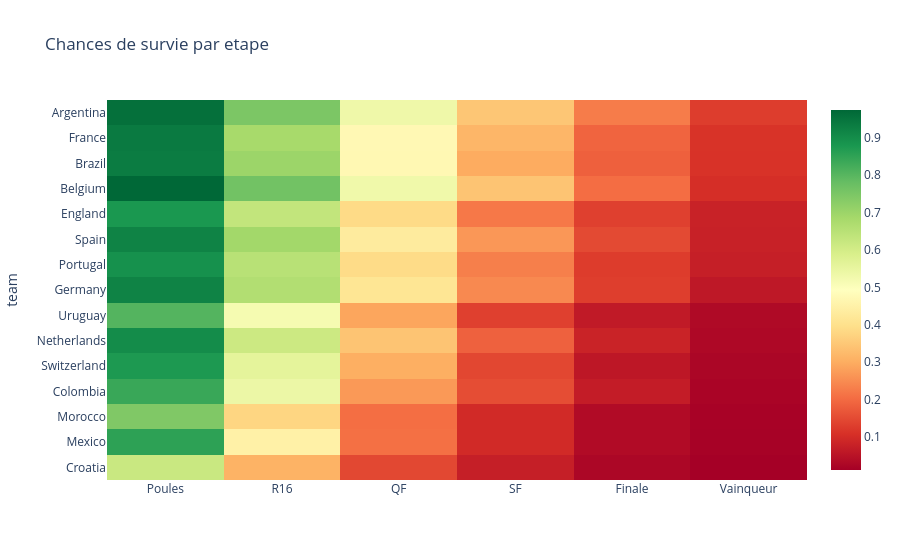

The notebook cell this image was saved under:
### Code cell
heat = sim_df.set_index("team")[["qual_prob", "r16_prob", "qf_prob", "sf_prob", "final_prob", "win_prob"]]
heat.columns = ["Poules", "R16", "QF", "SF", "Finale", "Vainqueur"]

fig = px.imshow(
    heat.sort_values("Vainqueur", ascending=False).head(15),
    title="Chances de survie par etape",
    aspect="auto",
    color_continuous_scale="RdYlGn",
)
fig.show()

### Figure 1 — Plotly figure (JSON) as saved in the notebook; plotly's stock layout.template omitted (floating-point values rounded to 4 significant figures)
{"data": [{"coloraxis": "coloraxis", "hovertemplate": "x: %{x}<br>team: %{y}<br>color: %{z}<extra></extra>", "name": "0", "type": "heatmap", "x": ["Poules", "R16", "QF", "SF", "Finale", "Vainqueur"], "xaxis": "x", "y": ["Argentina", "France", "Brazil", "Belgium", "England", "Spain", "Portugal", "Germany", "Uruguay", "Netherlands", "Switzerland", "Colombia", "Morocco", "Mexico", "Croatia"], "yaxis": "y", "z": [[0.957, 0.749, 0.534, 0.347, 0.226, 0.128], [0.937, 0.682, 0.472, 0.316, 0.19, 0.113], [0.933, 0.7, 0.471, 0.297, 0.184, 0.112], [0.974, 0.763, 0.531, 0.342, 0.204, 0.105], [0.878, 0.632, 0.388, 0.221, 0.134, 0.08], [0.919, 0.69, 0.432, 0.267, 0.149, 0.078], [0.891, 0.651, 0.389, 0.231, 0.127, 0.074], [0.919, 0.662, 0.414, 0.246, 0.13, 0.061], [0.804, 0.519, 0.289, 0.134, 0.064, 0.032], [0.901, 0.614, 0.342, 0.186, 0.082, 0.029], [0.874, 0.56, 0.303, 0.144, 0.058, 0.024], [0.838, 0.54, 0.27, 0.154, 0.069, 0.021], [0.743, 0.377, 0.206, 0.096, 0.035, 0.017], [0.854, 0.449, 0.209, 0.096, 0.035, 0.016], [0.619, 0.31, 0.146, 0.074, 0.026, 0.012]]}], "layout": {"coloraxis": {"colorscale": [[0, "rgb(165,0,38)"], [0.1, "rgb(215,48,39)"], [0.2, "rgb(244,109,67)"], [0.3, "rgb(253,174,97)"], [0.4, "rgb(254,224,139)"], [0.5, "rgb(255,255,191)"], [0.6, "rgb(217,239,139)"], [0.7, "rgb(166,217,106)"], [0.8, "rgb(102,189,99)"], [0.9, "rgb(26,152,80)"], [1, "rgb(0,104,55)"]]}, "title": {"text": "Chances de survie par etape"}, "xaxis": {"anchor": "y", "domain": [0, 1]}, "yaxis": {"anchor": "x", "autorange": "reversed", "domain": [0, 1], "title": {"text": "team"}}}}
